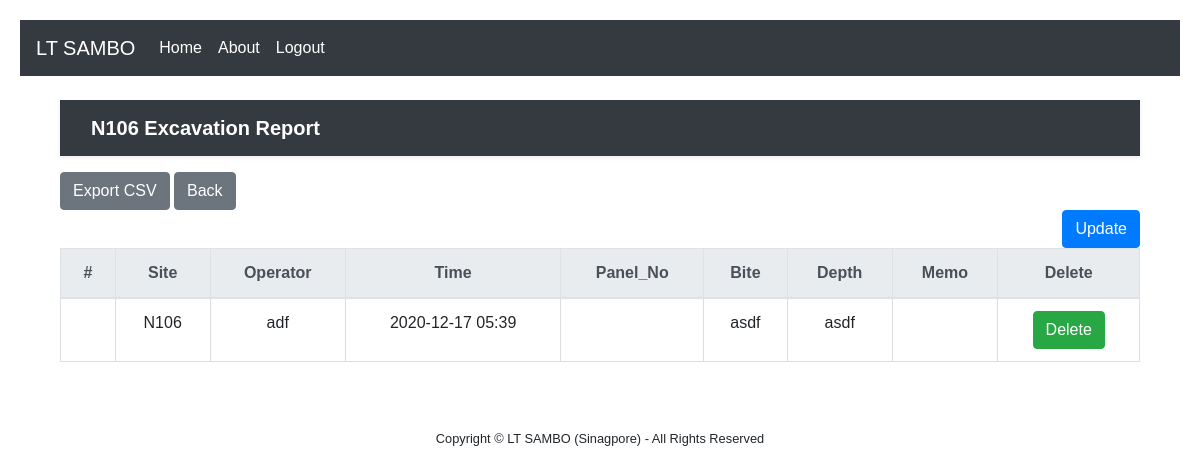
Screenshot of /N106/ (signed in) with the database file from the repository.
### pages/models.py (models this page shows)
class Board_N106(models.Model):
    Site = models.CharField(max_length=10, null=False)
    Operator = models.CharField(max_length=10, null=False)
    Panel_No = models.CharField(max_length=20, null=False)
    Bite = models.CharField(max_length=20, null=False)
    Depth = models.CharField(max_length=20, null=False)
    Memo = models.CharField(max_length=30, null=False)
    created_date = models.DateTimeField(auto_now_add=True)
    modified_date = models.DateTimeField(auto_now=True)

### pages/views.py (the view)
# urls.py: path('N106/', views.Site_N106, name='N106'),
def Site_N106(request):
    boards_n106 = {'boards_n106': Board_N106.objects.all()}
    return render(request, 'N106.html', boards_n106)

### pages/templates/N106.html (shortened to what this page needs)
{% extends 'base.html' %}
{% block content %}
{% if user.is_authenticated %}
{% load static %}
<div class ="container">
<!DOCTYPE html>
<html lang="ko">
<head>
    <link rel="stylesheet" href="{% static 'bootstrap/css/style.css' %}" >
</head>
<body>
<header>
    <div class="navbar navbar-dark bg-dark shadow-sm mb-3">
        <div class="container d-flex justify-content-between">
            <a href="/" class="navbar-brand d-flex align-items-center">
                <strong>N106 Excavation Report</strong>
            </a>
        </div>
    </div>
</header>
<div class="responsive-container">
    <a href="{% url 'export-n106-csv' %}" class="btn btn-secondary">Export CSV</a>
    <a class="btn btn-secondary" href="{% url 'home' %}" role="button">Back</a>
    <div class="row">
        <div class="col-auto mr-auto"></div>
        <div class="col-auto">
            <a class="btn btn-primary" href="/post_n106" role="button">Update</a>
        </div>
    </div>
    <table class="table">
        <thead class="thead-light">
        <tr class="text-center">
            <th scope="col">#</th>
            <th scope="col">Site</th>
            <th scope="col">Operator</th>
            <th scope="col">Time</th>
            <th scope="col">Panel_No</th>
            <th scope="col">Bite</th>
            <th scope="col">Depth</th>
            <th scope="col">Memo</th>
            <th scope="col">Delete</th>
        </tr>
        </thead>
        <tbody>
        {% for board_n106 in boards_n106 %}
        <tr class="text-center">
            <th scope="row">
            </th>
            <td data-label="Site">
                <span>{{ board_n106.Site }}</span>
            </td>
            <td data-label="Operator">
                <span>{{ board_n106.Operator }}</span>
            </td>
             <td data-label="Time">
                <span>{{ board_n106.created_date | date:"Y-m-d h:i" }}</span>
            </td>
            <td data-label="Panel_No">
            </td>
            <td data-label="Bite_No">
                <span>{{ board_n106.Bite }}</span>
            </td>
            <td data-label="Depth">
                <span>{{ board_n106.Depth }}</span>
            </td>
            <td data-label="Memo">
            </td>
            <td>
                <a href="/delete_N106/{{ board_n106.id }}"><span class="btn btn-success"  >Delete</span></a>
            </td>
        </tr>
        {% endfor %}
        </tbody>
    </table>
</div>
</body>
</html>
{% else %}
Login first!
{% endif %}
{% endblock %}

### rows the page displays
Board_N106: Site "N106", Operator "adf", created_date "2020-12-17 05:39", Bite "asdf", Depth "asdf"
